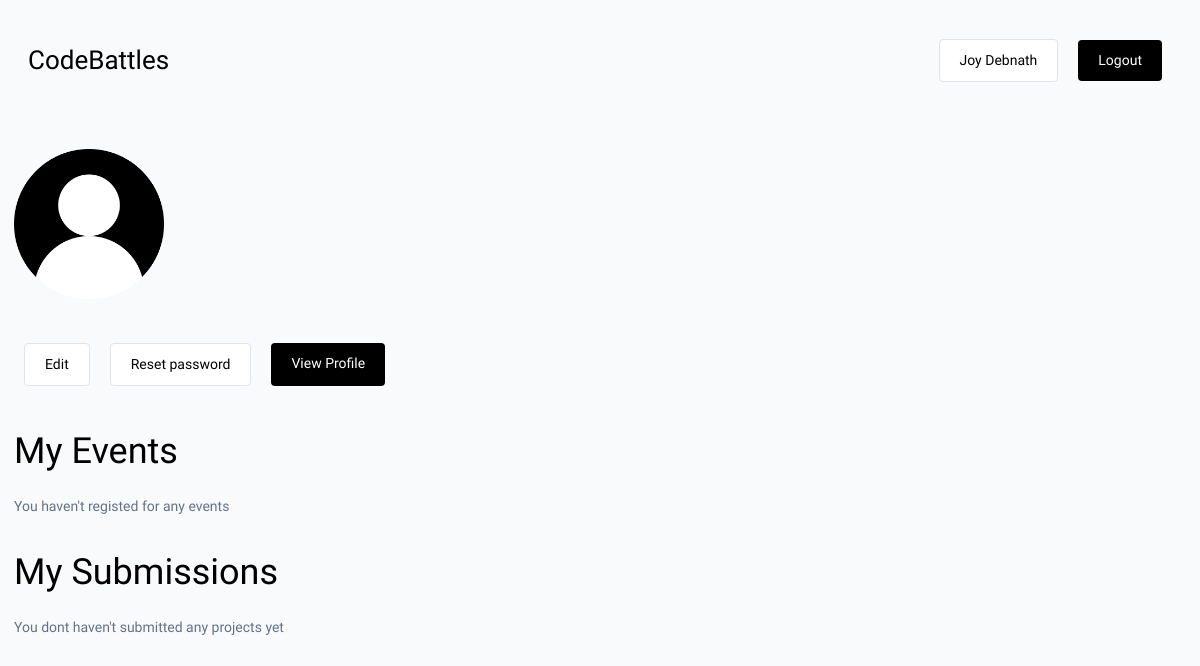
Before: /account/ (signed in) with the older database file.
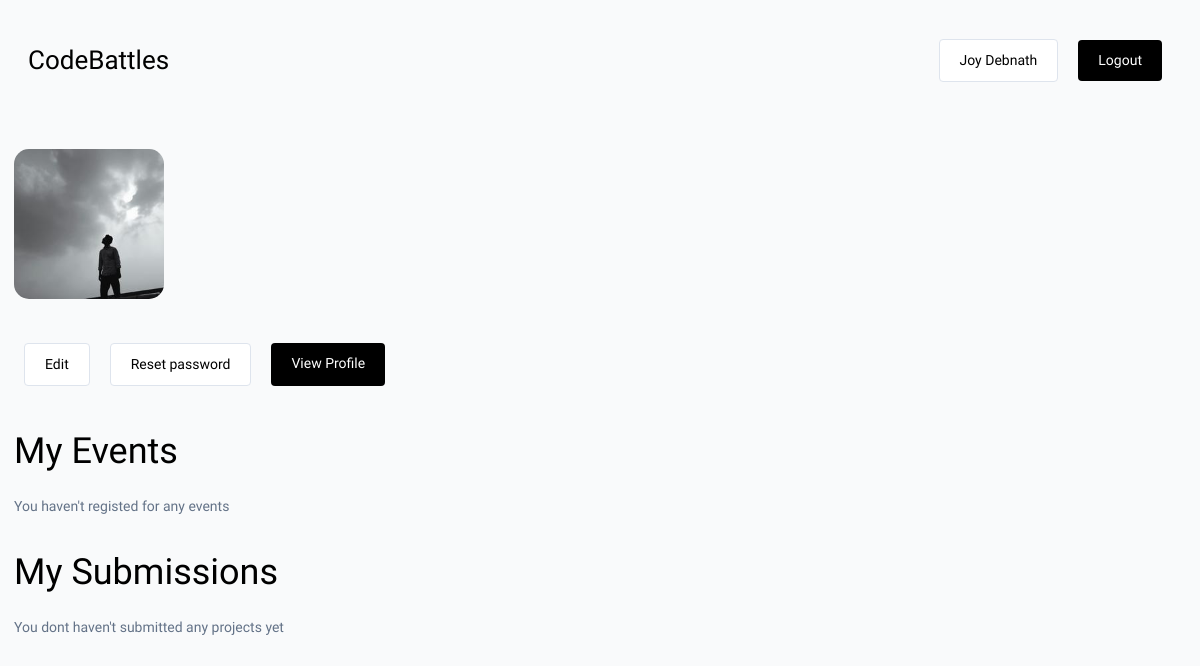
After: the same page with the newer database file.
### base/models.py (models this page shows)
class User(AbstractUser):
    name = models.CharField(max_length=100, null=True)
    email = models.EmailField(unique=True, null=True)
    bio = models.TextField(null=True, blank=True)
    professional_participant = models.BooleanField(default=True, null=True)
    avatar = ResizedImageField(size=[300, 300], default='avatar.png')
    id = models.UUIDField(default=uuid.uuid4, unique=True, primary_key=True, editable=False)
    USERNAME_FIELD = 'email'
    REQUIRED_FIELDS = ['username']
    twitter = models.URLField(max_length=500, null=True, blank=True)
    linkedin = models.URLField(max_length=500, null=True, blank=True)
    website = models.URLField(max_length=500, null=True, blank=True)
    facebook = models.URLField(max_length=500, null=True, blank=True)
    github = models.URLField(max_length=500, null=True, blank=True)
    class Meta:
        ordering = ['avatar']

### base/views.py (the view)
# urls.py: path('account/', views.acount_page, name='account'),
@login_required(login_url='/login')
def acount_page(request):
    user = request.user
    context = {'user': user}
    return render(request, 'account.html', context)

### templates/account.html (shortened to what this page needs)
{% extends 'base.html' %}
{% block content %}
    <div class="section">
        <img class="user--avatar--lg" src="{{user.avatar.url}}"/>
    </div>
    <div id="account--buttons">
        <a class="btn btn--secondary" href="{% url 'edit-account' %}">Edit</a>
        <a class="btn btn--secondary" href="{% url 'change-password' %}">Reset password</a>
        <a class="btn btn--primary" href="{% url 'profile' user.id %}">View Profile</a>
    </div>
    <div class="section">
        <h3>My Events</h3>
        {% for event in user.events.all %}
            <a href="{% url 'event' event.id %}">{{event.name}}</a>
        {% empty %}
            <p>You haven't registed for any events</p>
        {% endfor %}
    </div>
    <div class="section">
        <h3>My Submissions</h3>
        {% for sub in user.submissions.all %}
            <a href="{% url 'update-submission' sub.id %}">{{sub.event.name}}</a>
            {% empty %}
            <p>You dont haven't submitted any projects yet</p>
        {% endfor %}
    </div>
{% endblock %}

### templates/navbar.html (shortened to what this page needs)
<nav>
    <div id="logo--wrapper">
        <a href="{% url 'home' %}">
            <h4 id="logo--text">CodeBattles</h4>
        </a>
    </div>
    <div id="nav--col3">
        {% if request.user.is_authenticated %}
        <a class="btn btn--secondary" href="{% url 'account' %}">{{request.user.name}}</a>
        <a class="btn btn--primary" href="{% url 'logout' %}">Logout</a>
        {% else %}
        <a class="btn btn--secondary" href="{% url 'login' %}">Login</a>
        <a class="btn btn--primary" href="{% url 'register' %}">Register</a>
        {% endif %}
    </div>
</nav>

Changed rows visible on the page:
changed User "Joy Debnath": avatar: picture added in place of a placeholder
